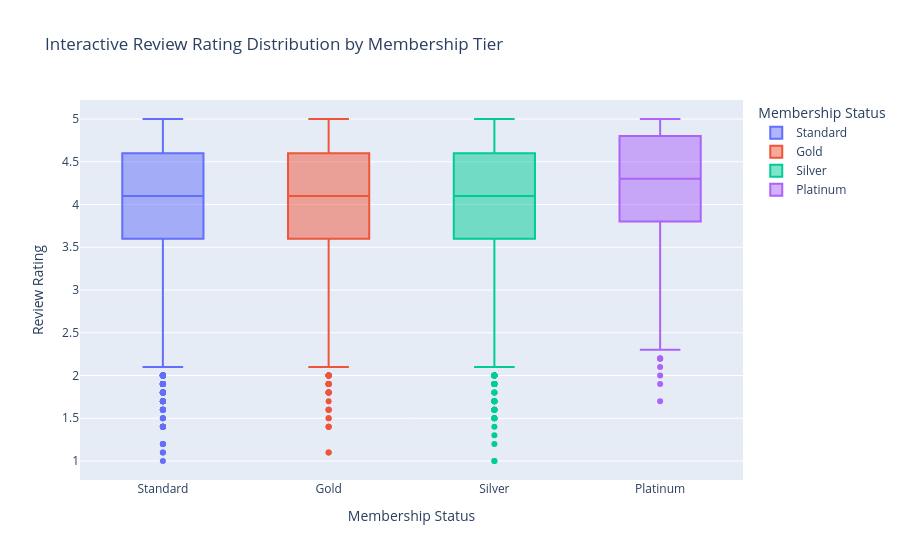

The cell this chart's notebook holds for it:
### Code cell
fig = px.box(
    df,
    x='Membership_Status',
    y='Review_Rating',
    color='Membership_Status',
    title='Interactive Review Rating Distribution by Membership Tier',
    labels={'Membership_Status': 'Membership Status', 'Review_Rating': 'Review Rating'},
)
fig.show()

### Figure 1 — Plotly figure (JSON) as saved in the notebook; plotly's stock layout.template omitted (floating-point values rounded to 4 significant figures; data arrays with more than 128 entries replaced by an {"elided": "..."} marker saying what was removed)
{"data": [{"alignmentgroup": "True", "hovertemplate": "Membership Status=%{x}<br>Review Rating=%{y}<extra></extra>", "legendgroup": "Standard", "marker": {"color": "#636efa"}, "name": "Standard", "notched": false, "offsetgroup": "Standard", "orientation": "v", "showlegend": true, "type": "box", "x": {"elided": "16049 str values"}, "x0": " ", "xaxis": "x", "y": {"elided": "16049 float values"}, "y0": " ", "yaxis": "y"}, {"alignmentgroup": "True", "hovertemplate": "Membership Status=%{x}<br>Review Rating=%{y}<extra></extra>", "legendgroup": "Gold", "marker": {"color": "#EF553B"}, "name": "Gold", "notched": false, "offsetgroup": "Gold", "orientation": "v", "showlegend": true, "type": "box", "x": {"elided": "4916 str values"}, "x0": " ", "xaxis": "x", "y": {"elided": "4916 float values"}, "y0": " ", "yaxis": "y"}, {"alignmentgroup": "True", "hovertemplate": "Membership Status=%{x}<br>Review Rating=%{y}<extra></extra>", "legendgroup": "Silver", "marker": {"color": "#00cc96"}, "name": "Silver", "notched": false, "offsetgroup": "Silver", "orientation": "v", "showlegend": true, "type": "box", "x": {"elided": "7246 str values"}, "x0": " ", "xaxis": "x", "y": {"elided": "7246 float values"}, "y0": " ", "yaxis": "y"}, {"alignmentgroup": "True", "hovertemplate": "Membership Status=%{x}<br>Review Rating=%{y}<extra></extra>", "legendgroup": "Platinum", "marker": {"color": "#ab63fa"}, "name": "Platinum", "notched": false, "offsetgroup": "Platinum", "orientation": "v", "showlegend": true, "type": "box", "x": {"elided": "1789 str values"}, "x0": " ", "xaxis": "x", "y": {"elided": "1789 float values"}, "y0": " ", "yaxis": "y"}], "layout": {"boxmode": "overlay", "legend": {"title": {"text": "Membership Status"}, "tracegroupgap": 0}, "title": {"text": "Interactive Review Rating Distribution by Membership Tier"}, "xaxis": {"anchor": "y", "categoryarray": ["Standard", "Gold", "Silver", "Platinum"], "categoryorder": "array", "domain": [0, 1], "title": {"text": "Membership Status"}}, "yaxis": {"anchor": "x", "domain": [0, 1], "title": {"text": "Review Rating"}}}}
